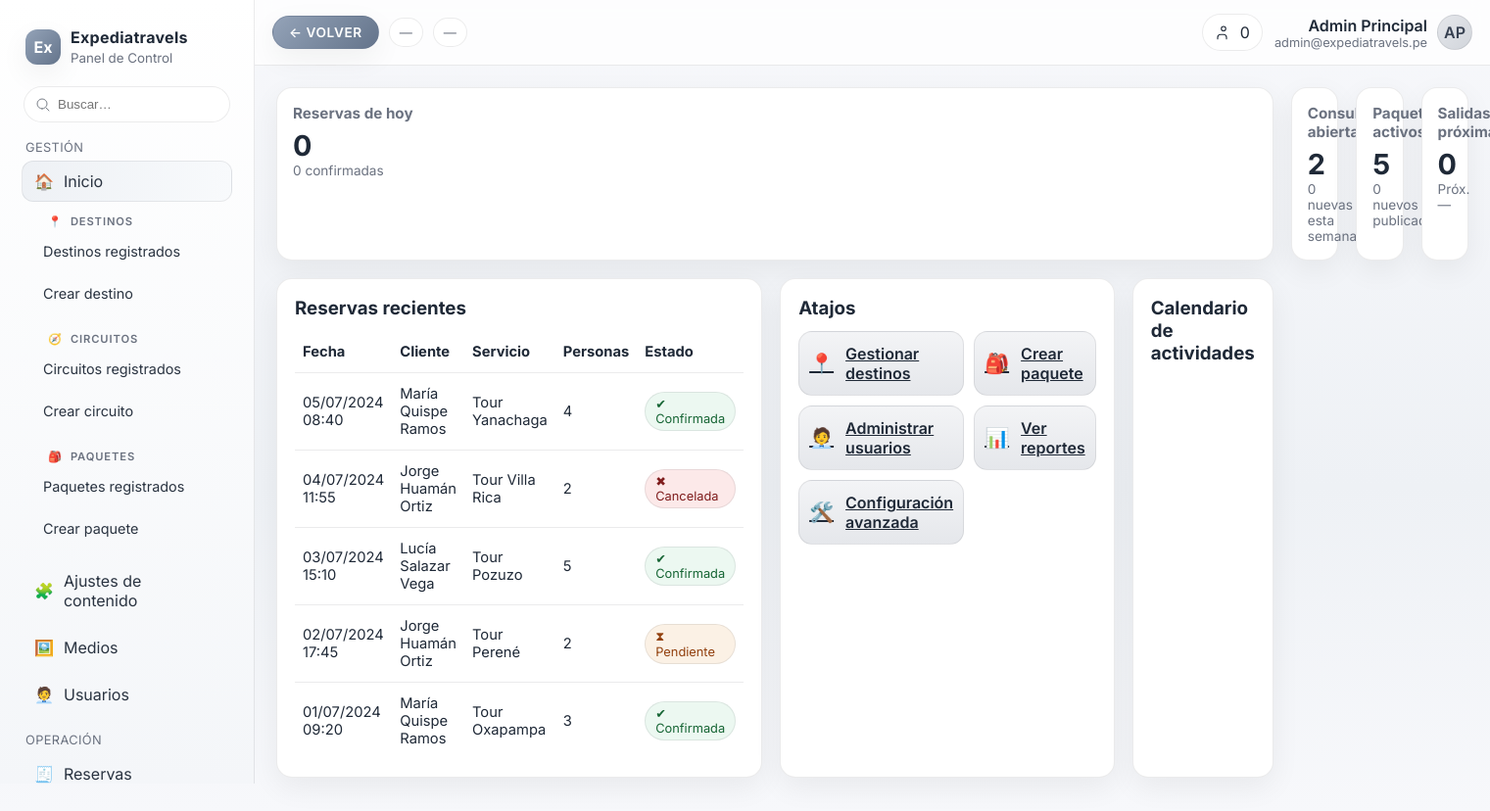
/administracion/index.php, run on the app's committed database.
### tables this page shows
CREATE TABLE usuarios (
    id INT AUTO_INCREMENT PRIMARY KEY,
    nombre VARCHAR(100) NOT NULL,
    apellidos VARCHAR(120) NOT NULL,
    celular VARCHAR(30) DEFAULT NULL,
    correo VARCHAR(150) NOT NULL UNIQUE,
    contrasena_hash VARCHAR(255) NOT NULL,
    verificacion_pin VARCHAR(6) DEFAULT NULL,
    pin_expira_en DATETIME DEFAULT NULL,
    verificado_en DATETIME DEFAULT NULL,
    remember_token VARCHAR(255) DEFAULT NULL,
    remember_token_expira_en DATETIME DEFAULT NULL,
    rol ENUM('administrador', 'moderador', 'suscriptor') DEFAULT 'suscriptor',
    creado_en TIMESTAMP DEFAULT CURRENT_TIMESTAMP
);

CREATE TABLE reservas (
    id INT AUTO_INCREMENT PRIMARY KEY,
    usuario_id INT NOT NULL,
    paquete_id INT NOT NULL,
    fecha_reserva DATE NOT NULL,
    cantidad_personas INT NOT NULL,
    total DECIMAL(10, 2) NOT NULL,
    estado ENUM('pendiente', 'confirmada', 'cancelada') DEFAULT 'pendiente',
    creado_en TIMESTAMP DEFAULT CURRENT_TIMESTAMP,
    FOREIGN KEY (usuario_id) REFERENCES usuarios(id),
    FOREIGN KEY (paquete_id) REFERENCES paquetes(id)
);

CREATE TABLE paquetes (
    id INT AUTO_INCREMENT PRIMARY KEY,
    destino_id INT DEFAULT NULL,
    nombre VARCHAR(150) NOT NULL,
    resumen TEXT,
    itinerario MEDIUMTEXT,
    duracion VARCHAR(80),
    precio DECIMAL(10, 2) DEFAULT NULL,
    moneda CHAR(3) NOT NULL DEFAULT 'PEN',
    estado ENUM('borrador', 'publicado', 'agotado', 'inactivo') DEFAULT 'borrador',
    estado_publicacion ENUM('borrador', 'publicado') NOT NULL DEFAULT 'borrador',
    vigencia_desde DATETIME DEFAULT NULL,
    vigencia_hasta DATETIME DEFAULT NULL,
    visibilidad ENUM('publico', 'privado') NOT NULL DEFAULT 'publico',
    imagen_portada VARCHAR(255) DEFAULT NULL,
    imagen_destacada VARCHAR(255) DEFAULT NULL,
    galeria JSON DEFAULT NULL,
    video_destacado_url VARCHAR(255) DEFAULT NULL,
    beneficios JSON DEFAULT NULL,
    incluye JSON DEFAULT NULL,
    no_incluye JSON DEFAULT NULL,
    salidas JSON DEFAULT NULL,
    cupos_min INT DEFAULT NULL,
    cupos_max INT DEFAULT NULL,
    creado_en TIMESTAMP DEFAULT CURRENT_TIMESTAMP,
    actualizado_en TIMESTAMP DEFAULT CURRENT_TIMESTAMP ON UPDATE CURRENT_TIMESTAMP,
    FOREIGN KEY (destino_id) REFERENCES destinos(id),
    INDEX idx_paquetes_publicacion (estado_publicacion, visibilidad, vigencia_desde, vigencia_hasta)
);

### administracion/index.php (the view, shortened to what the rows shown need)
<?php
$zonaHoraria = new \DateTimeZone('America/Lima');
$repositorio = new RepositorioPanelControl();
$reservasRecientes = $repositorio->obtenerReservasRecientes(5);
$adminPrincipal = $repositorio->obtenerAdministradorPrincipal();
$nombreAdmin = trim(($adminPrincipal['nombre'] ?? '') . ' ' . ($adminPrincipal['apellidos'] ?? ''));
$correoAdmin = $adminPrincipal['correo'] ?? 'admin@expediatravels.pe';
$inicialesAdmin = 'AD';
if ($nombreAdmin !== '') {
    $partes = preg_split('/\s+/', $nombreAdmin);
    $primera = $partes[0] ?? '';
    $ultima = $partes[count($partes) - 1] ?? '';
    $iniciales = mb_substr($primera, 0, 1) . mb_substr($ultima, 0, 1);
    if ($iniciales !== '') {
        $inicialesAdmin = mb_strtoupper($iniciales);
    }
}
$statusMap = [
    'confirmada' => ['label' => 'Confirmada', 'class' => 'ok', 'icon' => '✔'],
    'pendiente' => ['label' => 'Pendiente', 'class' => 'warn', 'icon' => '⧗'],
    'cancelada' => ['label' => 'Cancelada', 'class' => 'danger', 'icon' => '✖'],
];
$panelNombreAdmin = $nombreAdmin !== '' ? $nombreAdmin : 'Administrador';
$panelCorreoAdmin = $correoAdmin;
$panelInicialesAdmin = $inicialesAdmin;
$panelZonaHoraria = $zonaHoraria;
require __DIR__ . '/plantilla/cabecera.php';
function formatearFechaHora(?string $valor, \DateTimeZone $zona): string
{
    try {
        $fecha = new \DateTimeImmutable($valor, $zona);
    } catch (\Exception $exception) {
        try {
            $fecha = new \DateTimeImmutable($valor);
        } catch (\Exception $exception) {
            return $valor;
        }
    }
    return $fecha->format('d/m/Y H:i');
}
?>
        <div class="grid">
          <div class="panel wide">
            <table class="table<?= empty($reservasRecientes) ? ' table--empty' : ''; ?>" aria-label="Tabla de reservas recientes">
              <thead>
                <tr>
                  <th>Fecha</th>
                  <th>Cliente</th>
                  <th>Servicio</th>
                  <th>Personas</th>
                  <th>Estado</th>
                </tr>
              </thead>
              <tbody>
                <?php if (empty($reservasRecientes)): ?>
                  <tr>
                    <td colspan="5">No hay reservas registradas.</td>
                  </tr>
                <?php else: ?>
                  <?php foreach ($reservasRecientes as $reserva): ?>
                    <?php
                      $estado = strtolower((string) ($reserva['estado'] ?? 'pendiente'));
                      $datosEstado = $statusMap[$estado] ?? ['label' => ucfirst($estado), 'class' => 'warn', 'icon' => '⧗'];
                    ?>
                    <tr>
                      <td><?= htmlspecialchars(formatearFechaHora($reserva['fecha'] ?? null, $zonaHoraria)); ?></td>
                      <td><?= htmlspecialchars($reserva['cliente'] ?? ''); ?></td>
                      <td><?= htmlspecialchars($reserva['servicio'] ?? ''); ?></td>
                      <td><?= (int) ($reserva['personas'] ?? 0); ?></td>
                      <td>
                        <span class="status <?= htmlspecialchars($datosEstado['class']); ?>">
                          <?= htmlspecialchars($datosEstado['icon']); ?> <?= htmlspecialchars($datosEstado['label']); ?>
                        </span>
                      </td>
                    </tr>
                  <?php endforeach; ?>
                <?php endif; ?>
              </tbody>
            </table>
          </div>
        </div>

### administracion/plantilla/cabecera.php (shortened to what the rows shown need)
<?php
$zonaHorariaNombre = $panelZonaHoraria->getName();
?>
<!DOCTYPE html>
<html lang="es">
<head>
  <link rel="stylesheet" href="recursos/dashboard.css" />
</head>
<body data-timezone="<?= htmlspecialchars($zonaHorariaNombre, ENT_QUOTES); ?>">
  <div class="app">
    <main class="main">
      <header class="topbar" aria-label="Barra de estado">
        <div class="topbar-inner">
          <div class="right">
            <div class="user">
              <div style="text-align:right">
                <div style="font-weight:600"><?= htmlspecialchars((string) $panelNombreAdmin); ?></div>
                <div style="font-size:.8rem; color:var(--muted)"><?= htmlspecialchars((string) $panelCorreoAdmin); ?></div>
              </div>
              <div class="avatar" aria-label="Icono de usuario"><?= htmlspecialchars((string) $panelInicialesAdmin); ?></div>
            </div>
          </div>
        </div>
      </header>
      <section class="content">

### data on the page
usuarios: panelNombreAdmin "Admin Principal", correo "admin@expediatravels.pe", panelInicialesAdmin "AP"
reservas: creado_en "05/07/2024 08:40", cliente "María Quispe Ramos", paquete.nombre "Tour Yanachaga", cantidad_personas "4", estado "✔", estado "Confirmada"
reservas: creado_en "04/07/2024 11:55", cliente "Jorge Huamán Ortiz", paquete.nombre "Tour Villa Rica", cantidad_personas "2", estado "✖", estado "Cancelada"
reservas: creado_en "03/07/2024 15:10", cliente "Lucía Salazar Vega", paquete.nombre "Tour Pozuzo", cantidad_personas "5", estado "✔", estado "Confirmada"
reservas: creado_en "02/07/2024 17:45", cliente "Jorge Huamán Ortiz", paquete.nombre "Tour Perené", cantidad_personas "2", estado "⧗", estado "Pendiente"
reservas: creado_en "01/07/2024 09:20", cliente "María Quispe Ramos", paquete.nombre "Tour Oxapampa", cantidad_personas "3", estado "✔", estado "Confirmada"

### other printed values
$metricas['reservasHoy'] "0"
$metricas['reservasConfirmadasHoy'] "0"
$metricas['consultasPendientes'] "2"
$metricas['consultasNuevasSemana'] "0"
$metricas['paquetesActivos'] "5"
$metricas['paquetesNuevosSemana'] "0"
$metricas['salidasProximas'] "0"
$proximaSalidaTexto "—"
